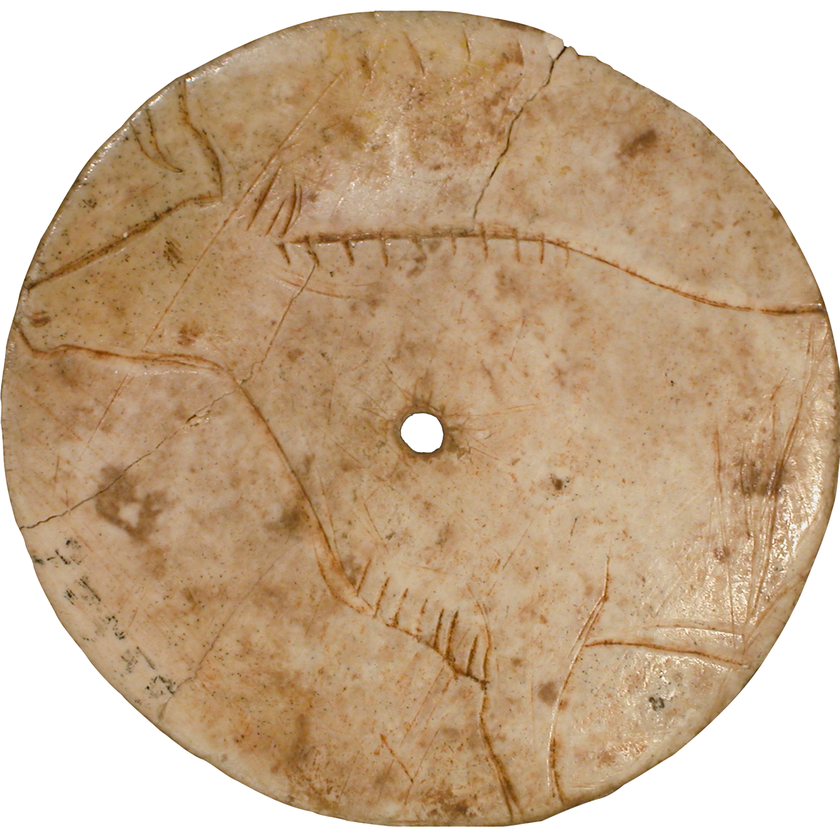
#> input picture Human_vs_non_Human/data/original/human/1.png, 840 x 840 px, shrunk from 1920 x 1920 before the run; its folder holds only this picture in this run
$ jupyter execute image_preprocessing.ipynb
#> lines starting #> are read from the running program, lines starting #| are printed output that depends on the picture
# Import modules

[cell 1]
import os
import fnmatch
from math import ceil

import cv2
import numpy as np
import matplotlib.pyplot as plt

[cell 2]
images, groups = {}, ["human", "non-human"]
for group in groups:
    images.update({group: []})
    img_dir = os.path.join("C:/Users/jahna/OneDrive/Documents/GitHub/Project/classfication_human_vs_non_human/data/original", group)
    for path, sub_dirs, files in os.walk(img_dir):
        for file in fnmatch.filter(files, "*.png"):
            images[group].append(os.path.join(path, file))
#> pass 2 of the loop `for group in groups:`:

[cell 3]
x_break, y_break = 16, 16

human_folder = "C:/Users/jahna/OneDrive/Documents/GitHub/Project/classfication_human_vs_non_human/data/cropped/{}x{}/human".format(x_break, y_break)
non_human_folder = "C:/Users/jahna/OneDrive/Documents/GitHub/Project/classfication_human_vs_non_human/data/cropped/{}x{}/non_human".format(x_break, y_break)
if not os.path.exists(human_folder): os.makedirs(human_folder)
if not os.path.exists(non_human_folder): os.makedirs(non_human_folder)
for idx, img_path in enumerate(images['human']):
    print(img_path)
    img_name = img_path.split("/")[-1].split(".")[0]
    img_name = img_name.split('\\')[-1]
    img = cv2.imread(img_path)
#> img is the input picture: shape (840, 840, 3); mean B, G, R 142.8, 172.4, 198.8
    preview_img = cv2.cvtColor(img, cv2.COLOR_BGR2RGB)
    height, width, depth = img.shape
#> height = 840; width = 840; depth = 3
    s_height = ceil(height/y_break)
#> s_height = 53
    s_width = ceil(width/x_break)
#> s_width = 53
    for i in range(y_break):
        for j in range(x_break):
            temp = img[i*s_height:(i+1)*s_height, j*s_width:(j+1)*s_width]
            white_pix = len(np.where(temp == 255)[0])
            if white_pix < 0.7*temp.shape[0]*temp.shape[1]:
                cv2.imwrite("{}/{}_{}_{}.png".format(human_folder, img_name, i, j), temp)
#> this loop made 16 passes
#> pass 1, `cv2.imwrite("{}/{}_{}_{}.png".format(human_folder, img_name, i, j), te..`:
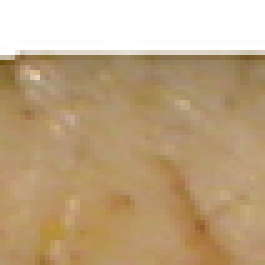
#> saved as 1_0_7.png: shape (53, 53, 3) (shown 5 times larger); mean B, G, R 132.3, 166.4, 191.6
#> pass 1, `cv2.imwrite("{}/{}_{}_{}.png".format(human_folder, img_name, i, j), te..`:
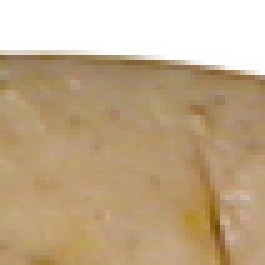
#> saved as 1_0_8.png: shape (53, 53, 3) (shown 5 times larger); mean B, G, R 140.1, 171.5, 194.7
#> pass 2, `cv2.imwrite("{}/{}_{}_{}.png".format(human_folder, img_name, i, j), te..`:
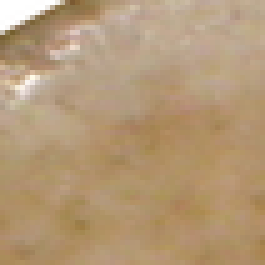
#> saved as 1_1_4.png: shape (53, 53, 3) (shown 5 times larger); mean B, G, R 118.7, 152.8, 180
#> pass 2, `cv2.imwrite("{}/{}_{}_{}.png".format(human_folder, img_name, i, j), te..`:
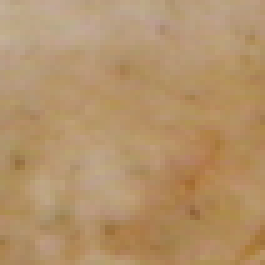
#> saved as 1_1_5.png: shape (53, 53, 3) (shown 5 times larger); mean B, G, R 106, 146.3, 179.8
for idx, img_path in enumerate(images['non-human']):
    print(img_path)
    img_name = img_path.split("/")[-1].split(".")[0]
    img_name = img_name.split('\\')[-1]
    img = cv2.imread(img_path)
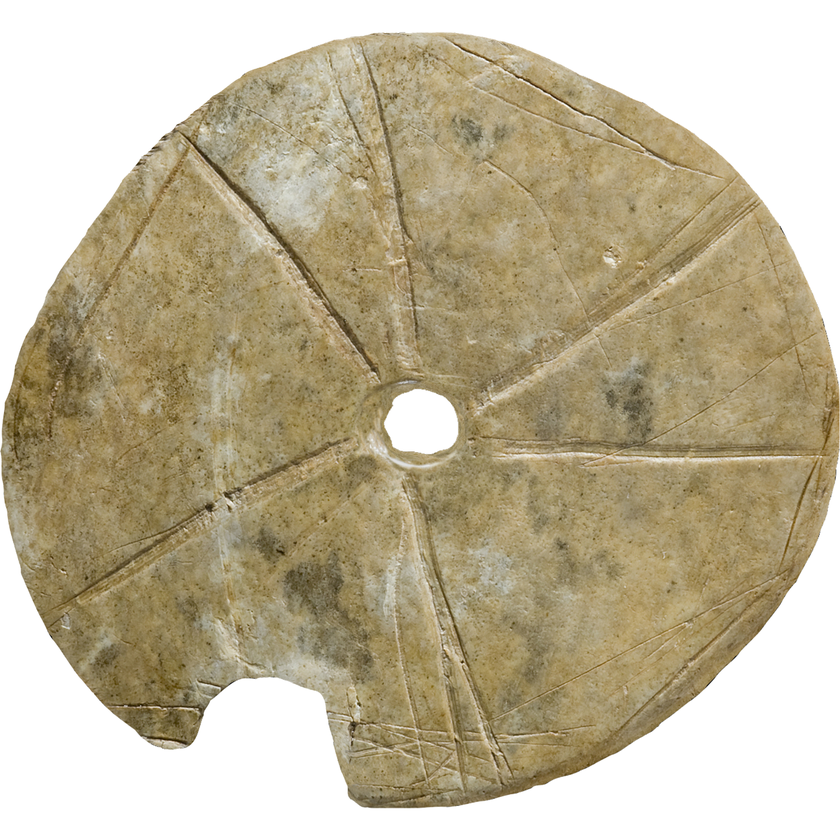
#> input picture Human_vs_non_Human/data/original/non-human/11.png, 840 x 840 px, shrunk from 1920 x 1920 before the run
#> img is the input picture: shape (840, 840, 3); mean B, G, R 152.9, 179.9, 190.6
    preview_img = cv2.cvtColor(img, cv2.COLOR_BGR2RGB)
    height, width, depth = img.shape
    s_height = ceil(height/y_break)
    s_width = ceil(width/x_break)
    for i in range(y_break):
        for j in range(x_break):
            temp = img[i*s_height:(i+1)*s_height, j*s_width:(j+1)*s_width]
            white_pix = len(np.where(temp == 255)[0])
            if white_pix < 0.7*temp.shape[0]*temp.shape[1]:
                cv2.imwrite("{}/{}_{}_{}.png".format(non_human_folder, img_name, i, j), temp)
#> this loop made 16 passes
#> pass 2, `cv2.imwrite("{}/{}_{}_{}.png".format(non_human_folder, img_name, i, j)..`:
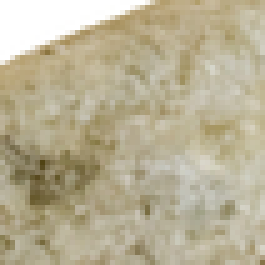
#> saved as 11_1_5.png: shape (53, 53, 3) (shown 5 times larger); mean B, G, R 149.1, 176.2, 184.9
#> pass 2, `cv2.imwrite("{}/{}_{}_{}.png".format(non_human_folder, img_name, i, j)..`:
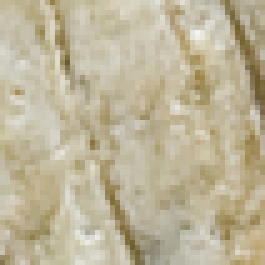
#> saved as 11_1_6.png: shape (53, 53, 3) (shown 5 times larger); mean B, G, R 153.3, 180.7, 189.6
#> pass 2, `cv2.imwrite("{}/{}_{}_{}.png".format(non_human_folder, img_name, i, j)..`:
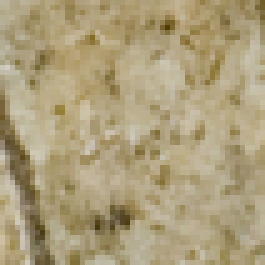
#> saved as 11_1_7.png: shape (53, 53, 3) (shown 5 times larger); mean B, G, R 122.9, 158.6, 172.7
#> pass 2, `cv2.imwrite("{}/{}_{}_{}.png".format(non_human_folder, img_name, i, j)..`:
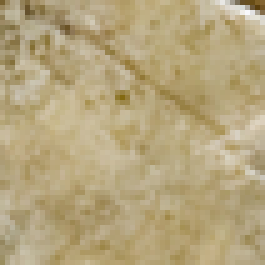
#> saved as 11_1_8.png: shape (53, 53, 3) (shown 5 times larger); mean B, G, R 125.2, 165.4, 181.6
#> pass 2 of the loop `for idx, img_path in enumerate(images['non-human']):`:
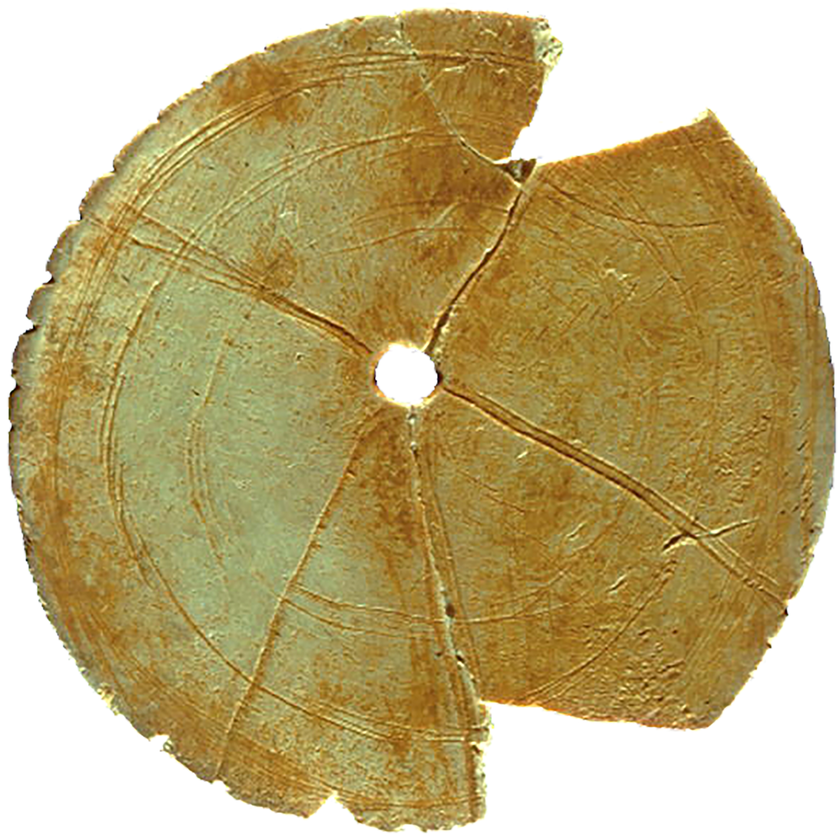
#> input picture Human_vs_non_Human/data/original/non-human/10.png, 840 x 840 px, shrunk from 1920 x 1920 before the run
#> img is the input picture: shape (840, 840, 3); mean B, G, R 121.6, 171.9, 189.5
#> the loop `for i in range(y_break):` made 16 passes
#> pass 1, `cv2.imwrite("{}/{}_{}_{}.png".format(non_human_folder, img_name, i, j)..`:
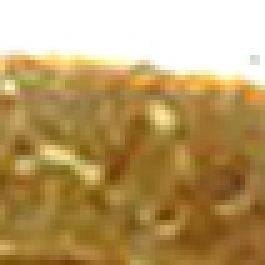
#> saved as 10_0_9.png: shape (53, 53, 3) (shown 5 times larger); mean B, G, R 105.3, 157.1, 185.4
#> pass 2, `cv2.imwrite("{}/{}_{}_{}.png".format(non_human_folder, img_name, i, j)..`:
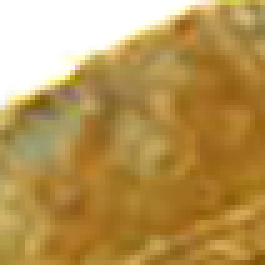
#> saved as 10_1_4.png: shape (53, 53, 3) (shown 5 times larger); mean B, G, R 86.7, 150, 183.4
